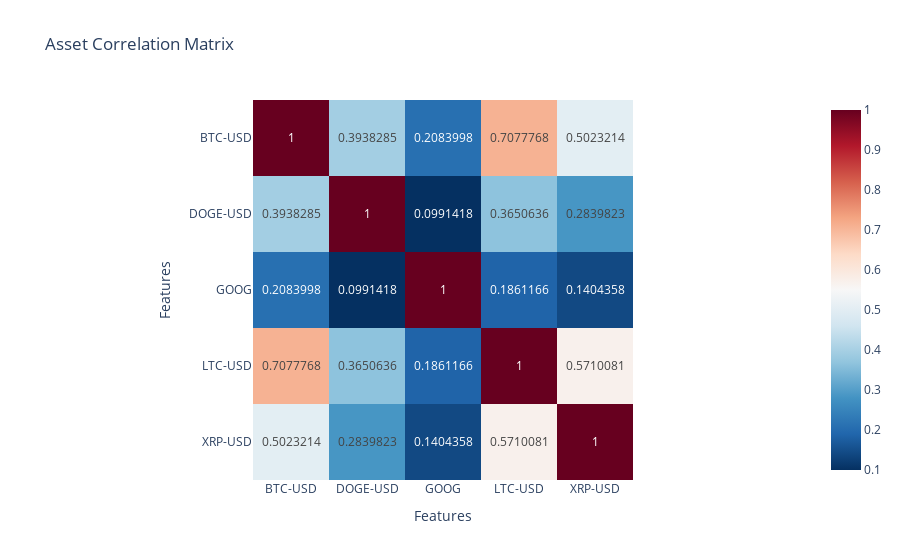

Write notebook code for a chart like this one.
### Code cell
get_correlation(df)

### Figure 1 — Plotly figure (JSON) as saved in the notebook; plotly's stock layout.template omitted (floating-point values rounded to 4 significant figures)
{"data": [{"coloraxis": "coloraxis", "hovertemplate": "Ticker: %{x}<br>Ticker: %{y}<br>color: %{z}<extra></extra>", "name": "0", "texttemplate": "%{z}", "type": "heatmap", "x": ["BTC-USD", "DOGE-USD", "GOOG", "LTC-USD", "XRP-USD"], "xaxis": "x", "y": ["BTC-USD", "DOGE-USD", "GOOG", "LTC-USD", "XRP-USD"], "yaxis": "y", "z": [[1, 0.3938, 0.2084, 0.7078, 0.5023], [0.3938, 1, 0.09914, 0.3651, 0.284], [0.2084, 0.09914, 1, 0.1861, 0.1404], [0.7078, 0.3651, 0.1861, 1, 0.571], [0.5023, 0.284, 0.1404, 0.571, 1]]}], "layout": {"coloraxis": {"colorscale": [[0, "rgb(5,48,97)"], [0.1, "rgb(33,102,172)"], [0.2, "rgb(67,147,195)"], [0.3, "rgb(146,197,222)"], [0.4, "rgb(209,229,240)"], [0.5, "rgb(247,247,247)"], [0.6, "rgb(253,219,199)"], [0.7, "rgb(244,165,130)"], [0.8, "rgb(214,96,77)"], [0.9, "rgb(178,24,43)"], [1, "rgb(103,0,31)"]]}, "title": {"text": "Asset Correlation Matrix"}, "xaxis": {"anchor": "y", "constrain": "domain", "domain": [0, 1], "scaleanchor": "y", "title": {"text": "Features"}}, "yaxis": {"anchor": "x", "autorange": "reversed", "constrain": "domain", "domain": [0, 1], "title": {"text": "Features"}}}}
